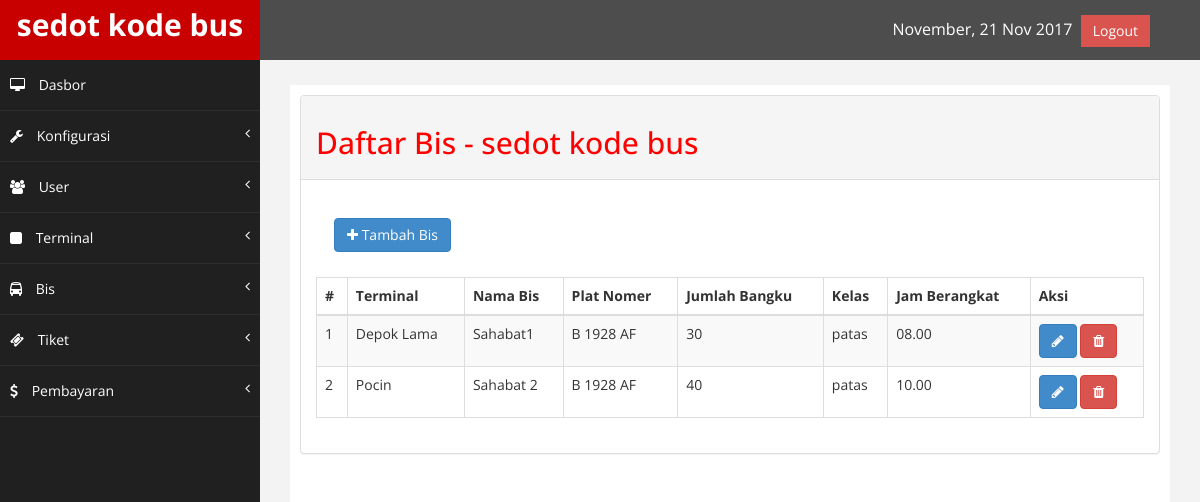
Page /index.php/admin/bis on the committed database.
### tables this page shows
CREATE TABLE IF NOT EXISTS `konfigurasi` (
`id_konfigurasi` int(11) NOT NULL,
  `nama_website` varchar(225) NOT NULL,
  `email` varchar(225) NOT NULL,
  `logo` varchar(225) NOT NULL,
  `icon` varchar(225) NOT NULL,
  `google_map` varchar(225) NOT NULL,
  `tentang` text NOT NULL,
  `metatext` varchar(225) NOT NULL,
  `keywords` varchar(225) NOT NULL,
  `facebook` varchar(225) NOT NULL,
  `telepone` varchar(225) NOT NULL,
  `alamat` text NOT NULL
);

CREATE TABLE IF NOT EXISTS `bis` (
`id_bis` int(11) NOT NULL,
  `id_terminal` int(11) NOT NULL,
  `nama_bis` varchar(100) NOT NULL,
  `plat_nomer` varchar(225) NOT NULL,
  `jumlah_bangku` int(11) NOT NULL,
  `kelas` enum('patas','ekonomi') NOT NULL,
  `jam_berangkat` varchar(100) NOT NULL
);

CREATE TABLE IF NOT EXISTS `terminal` (
`id_terminal` int(11) NOT NULL,
  `id_kota` int(11) NOT NULL,
  `nama_terminal` varchar(225) NOT NULL,
  `gambar` varchar(225) NOT NULL,
  `berangkat` varchar(225) NOT NULL,
  `tujuan` varchar(225) NOT NULL,
  `berangkat_map` varchar(225) NOT NULL,
  `tujuan_map` varchar(225) NOT NULL,
  `id_user` int(11) NOT NULL
);

### application/views/admin/layout/wrapper.php (called while the page is built)
<?php
	require_once('head.php');
	require_once('header.php');
	require_once('nav.php');
	require_once('content.php');
	require_once('footer.php');

### application/controllers/admin/Bis.php (called while the page is built, shortened)
<?php
class Bis extends CI_Controller {
	public function index() {
		$site		= $this->konfigurasi_model->daftar_konfigurasi();
		$bis		= $this->bis_model->daftar_bis();
		$terminal	= $this->terminal_model->daftar_terminal();
		$valid = $this->form_validation;
		$valid->set_rules('id_terminal','Nama Terminal','required');
		$valid->set_rules('nama_bis','Nama Bis','required');
		$valid->set_rules('plat_nomer','Plat Nomer','required');
		$valid->set_rules('jumlah_bangku','Jumlah Bangku','required');
		$valid->set_rules('kelas','Kelas','required');
		$valid->set_rules('jam_berangkat','Jam Berangkat','required');
		if($valid->run() === FALSE) {
		$data = array(	'title'	=> 'Daftar Bis - '.$site['nama_website'],
						'bis'	=> $bis,
						'terminal'	=> $terminal,
						'isi'	=> 'admin/bis/list');
		$this->load->view('admin/layout/wrapper',$data);
		}
	}
}

### index.php (called while the page is built, shortened)
<?php
require_once BASEPATH.'core/CodeIgniter.php';

### application/models/Konfigurasi_model.php (called while the page is built, shortened)
<?php
    class Konfigurasi_model extends CI_Model {
        public function daftar_konfigurasi() {
            $this->db->select('*');
            $this->db->from('konfigurasi');
            $this->db->order_by('id_konfigurasi','ASC');
            $query = $this->db->get();
            return $query->row_array();
        }
    }

### application/views/admin/layout/content.php (called while the page is built)
<?php
if($isi) {
	$this->load->view($isi);
}

### application/models/Bis_model.php (called while the page is built, shortened)
<?php
    class Bis_model extends CI_Model {
        public function daftar_bis() {
            $this->db->select('*');
            $this->db->from('bis');
            $this->db->join('terminal','terminal.id_terminal = bis.id_terminal','LEFT');
            $this->db->order_by('id_bis','ASC');
            $query = $this->db->get();
            return $query->result_array();
        }
}

### application/views/admin/bis/list.php (the view, shortened to what this page needs)
<div class="panel-body">
<p><button class="btn btn-primary" data-toggle="modal" data-target="#tambah"><i class="fa fa-plus"></i> Tambah Bis</button></p>
</div>
<table class="table table-striped table-bordered table-hover" id="dataTables-example">
<thead>
    <tr>
        <th>#</th>
        <th>Terminal</th>
        <th>Nama Bis</th>
        <th>Plat Nomer</th>
        <th>Jumlah Bangku</th>
        <th>Kelas</th>
        <th>Jam Berangkat</th>
        <th>Aksi</th>
    </tr>
</thead>
<tbody>
	<?php $i=1; foreach($bis as $bis) { ?>
    <tr class="odd gradeX">
        <td><?php echo $i; ?></td>
        <td><?php echo $bis['nama_terminal']; ?></td>
        <td><?php echo $bis['nama_bis']; ?></td>
        <td><?php echo $bis['plat_nomer']; ?></td>
        <td><?php echo $bis['jumlah_bangku'] ?></td>
        <td><?php echo $bis['kelas'] ?></td>
        <td><?php echo $bis['jam_berangkat'] ?></td>
        <td class="center">
        <a href="<?php echo base_url('index.php/admin/bis/edit/'.$bis['id_bis']) ?>" class="btn btn-primary"><i class="fa fa-pencil"></i></a>
        <a href="<?php echo base_url('index.php/admin/bis/delete/'.$bis['id_bis']) ?>" class="btn btn-danger" onClick="return confirm('Yakin ingin menghapus kota ini?')"><i class="fa fa-trash"></i></a>
        </td>
    </tr>
    <?php $i++; } ?>
</tbody>
</table>

### application/views/admin/layout/head.php (shortened to what this page needs)
<?php
$site = $this->konfigurasi_model->daftar_konfigurasi();
?>
<!DOCTYPE html>
<html xmlns="http://www.w3.org/1999/xhtml">
<head>
    <link href="<?php echo base_url();?>assets/admin/assets/css/bootstrap.css" rel="stylesheet" />
    <link href="<?php echo base_url();?>assets/admin/assets/css/font-awesome.css" rel="stylesheet" />
    <link href="<?php echo base_url();?>assets/admin/assets/js/morris/morris-0.4.3.min.css" rel="stylesheet" />
    <link href="<?php echo base_url();?>assets/admin/assets/css/custom.css" rel="stylesheet" />
</head>

### application/views/admin/layout/header.php (shortened to what this page needs)
<body>
    <div id="wrapper">
        <nav class="navbar navbar-default navbar-cls-top " role="navigation" style="margin-bottom: 0">
        <div class="navbar-header">
            <a class="navbar-brand" href="<?php echo base_url('admin/dashboard') ?>">
            <?php echo $site['nama_website'] ?></a>
        </div>
  <div style="color: white;
padding: 15px 50px 5px 50px;
float: right;
font-size: 16px;">
<?php
$tgl_sekarang = date('F, d M Y');
echo $tgl_sekarang;
?>
<a href="<?php echo base_url('index.php/login/logout');?>" class="btn btn-danger square-btn-adjust">Logout</a> </div>
        </nav>

### application/views/admin/layout/nav.php (shortened to what this page needs)
                <nav class="navbar-default navbar-side" role="navigation">
            <div class="sidebar-collapse">
                <ul class="nav" id="main-menu">
                     <li>
                        <a href="<?php echo base_url('admin/dashboard');?>"><i class="fa fa-desktop"></i> Dasbor</a>
                    </li>
                    <li>
                        <a href="#"><i class="fa fa-wrench"></i> Konfigurasi<span class="fa arrow"></span></a>
                      </li>
                    <li>
                        <a href="#"><i class="fa fa-users"></i> User<span class="fa arrow"></span></a>
                      </li>
                    <li>
                        <a href="#"><i class="fa fa-square"></i> Terminal<span class="fa arrow"></span></a>
                      </li>
                    <li>
                        <a href="#"><i class="fa fa-bus"></i> Bis<span class="fa arrow"></span></a>
                    </li>
                    <li>
                        <a href="#"><i class="fa fa-ticket"></i> Tiket<span class="fa arrow"></span></a>
                      </li>
                    <li>
                        <a href="#"><i class="fa fa-dollar"></i> Pembayaran<span class="fa arrow"></span></a>
                      </li>
                </ul>
            </div>
        </nav>
<div id="page-wrapper" >
    <div id="page-inner">
        <div class="row">
            <div class="col-md-12">
                <div class="panel panel-default">
                    <div class="panel-heading">
                        <h2><?php echo $title ?></h2>
                    </div>
                <div class="panel-body">
            <div class="table-responsive">

### application/views/admin/layout/footer.php (shortened to what this page needs)
 </div>
            </div>
        </div>
</body>
</html>

### assets/admin/assets/css/custom.css (style rules this page uses)
body { font-family: 'Open Sans', sans-serif; }
#wrapper { width: 100%; background:#202020; }
#page-wrapper { padding: 15px 15px; min-height: 600px; background:#F3F3F3; }
#page-inner { width:100%; margin:10px 20px 10px 0px; background-color:#fff!important; padding:10px; min-height:1200px; }
h2 { color: #f00; }
.square-btn-adjust { border: 0px solid transparent; -webkit-border-radius: 0px; -moz-border-radius: 0px; border-radius: 0px; }
p { font-size:12px; padding: 8px 3px 0px; }
.navbar-cls-top .navbar-brand { color: #fff; background: #C90000; width: 260px; text-align: center; height: 60px; font-size: 30px; font-weight: 700; }
.arrow { float: right; }
.fa.arrow:before { content: "\f104"; }
.sidebar-collapse , .sidebar-collapse .nav { background:none; }
.sidebar-collapse .nav { padding:0; }
.sidebar-collapse .nav > li > a { color:#fff; background:#202020; text-shadow:none; }
.sidebar-collapse > .nav > li > a { padding:15px 10px; }
.sidebar-collapse > .nav > li { border-bottom: 1px solid rgba(107, 108, 109, 0.19); }
.navbar-side { border:none; background-color: #202020; }
.navbar-cls-top { background:#4D4D4D; border-bottom:none; }
.navbar-default { border:0px solid black; }
.navbar-header { background: #A70303; }
.nav > li > a > i { margin-right:10px; }
@media (min-width:768px) { #page-wrapper { margin: 0 0 0 260px; padding: 15px 30px; min-height: 1200px; } }
@media (min-width:768px) { .navbar-side { z-index: 1; position: absolute; width: 260px; } }
@media (min-width:768px) { .navbar { border-radius: 0px; } }

### rows in the picture
konfigurasi: nama_website "sedot kode bus"
bis: id_terminal.nama_terminal "Depok Lama", nama_bis "Sahabat1", plat_nomer "B 1928 AF", jumlah_bangku "30", kelas "patas", jam_berangkat "08.00"
bis: id_terminal.nama_terminal "Pocin", nama_bis "Sahabat 2", plat_nomer "B 1928 AF", jumlah_bangku "40", kelas "patas", jam_berangkat "10.00"

### other values in the picture
$title "Daftar Bis - sedot kode bus"
